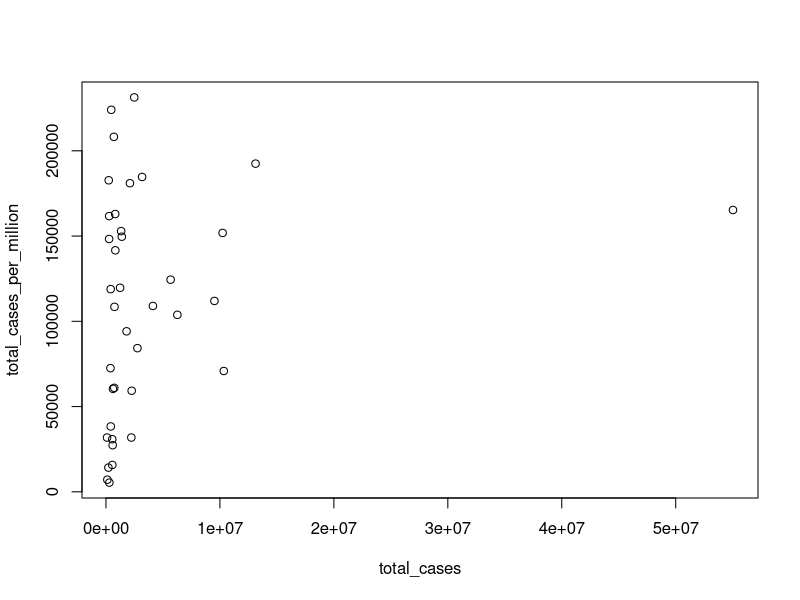
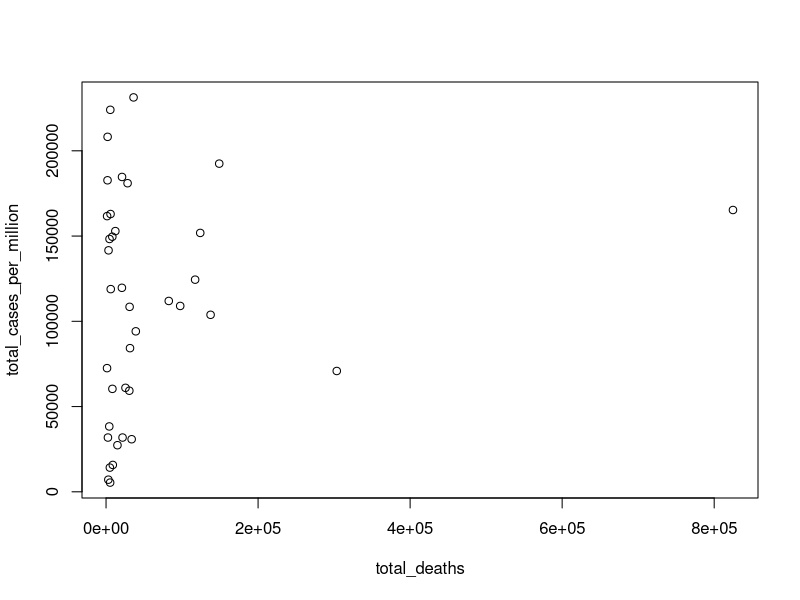
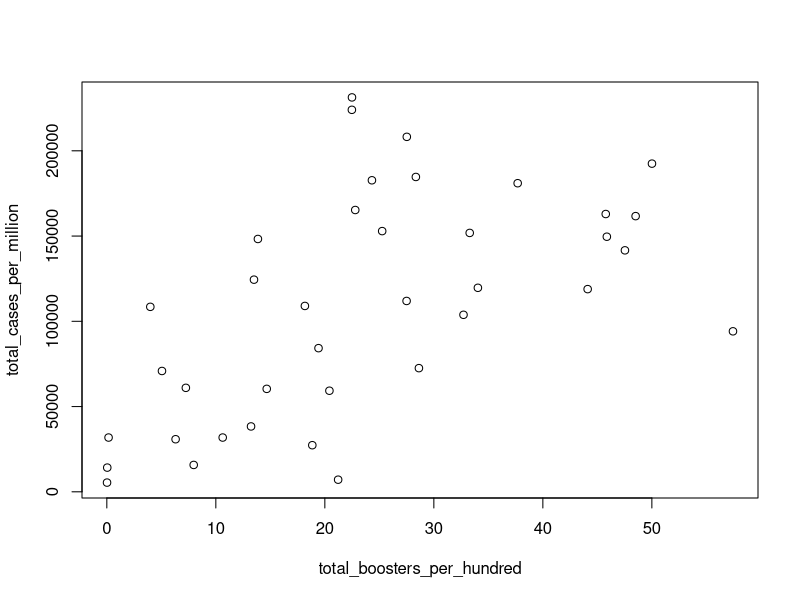
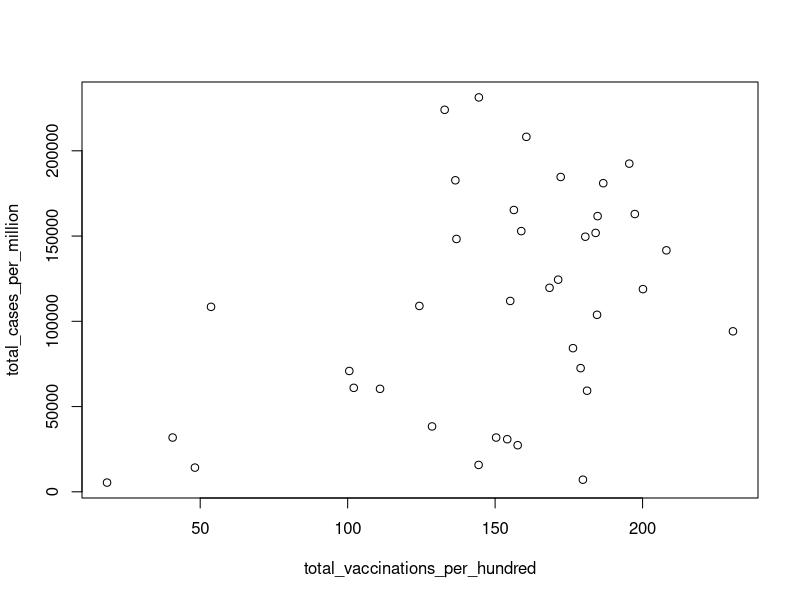
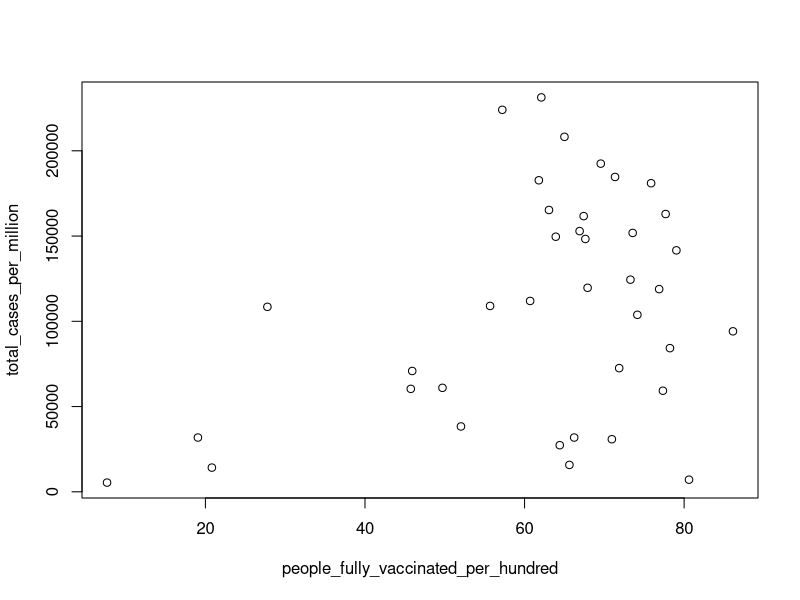
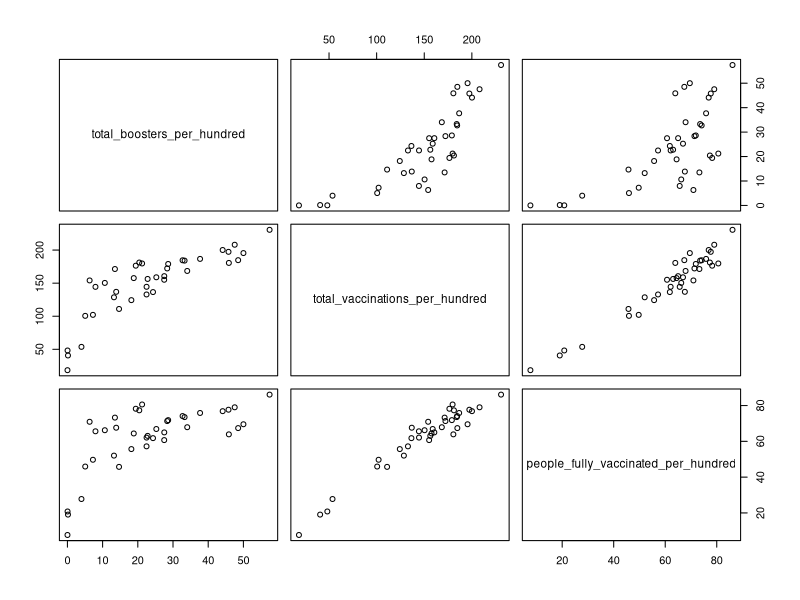
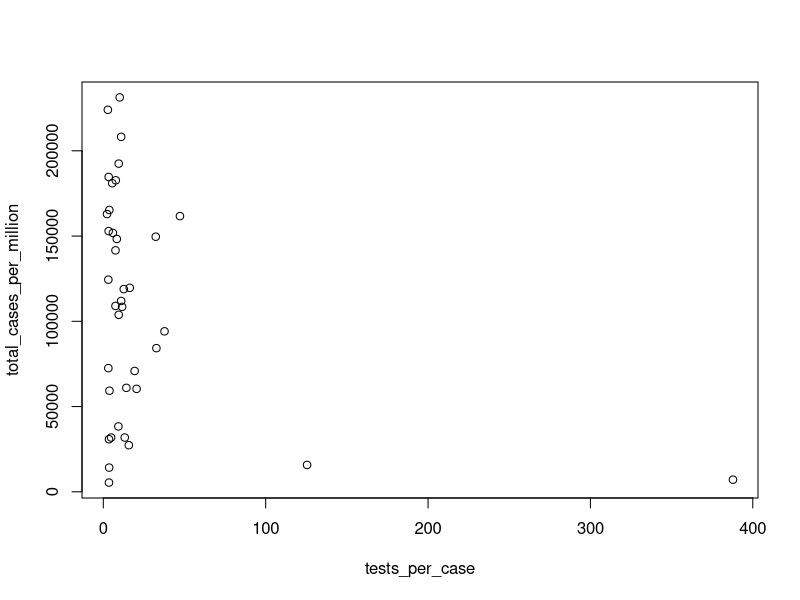
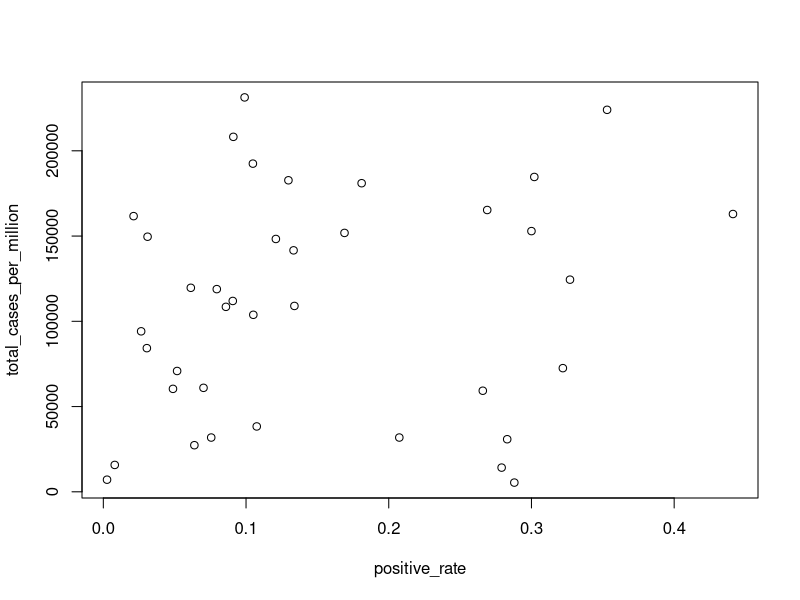

The R source for these figures, in order:
covid_data = read.csv("dataset/covid.csv")
head(covid_data)

covid_data_numeric = covid_data[-c(1,2)]
colnames(covid_data)
#indicator
"continent"
"location"

#total
"total_cases_per_million" # y

##====================================================
## exclude
"total_cases"
plot(total_cases_per_million ~ total_cases, data = covid_data)
#exclude it because of its meaning
"total_deaths"
plot(total_cases_per_million ~ total_deaths, data = covid_data)
#exclude it because they have reversed causal relationship

##====================================================
# either one
"total_boosters_per_hundred"
plot(total_cases_per_million ~ total_boosters_per_hundred, data = covid_data)
"total_vaccinations_per_hundred"
plot(total_cases_per_million ~ total_vaccinations_per_hundred, data = covid_data)
"people_fully_vaccinated_per_hundred"
plot(total_cases_per_million ~ people_fully_vaccinated_per_hundred, data = covid_data)

subset_data = covid_data[c("total_boosters_per_hundred", "total_vaccinations_per_hundred", "people_fully_vaccinated_per_hundred")]
pairs(subset_data)

##====================================================
#new (7-day smoothed): do not use
"new_cases"
"new_deaths"
"new_cases_per_million"

##====================================================
#related to covid
# either one (they have almost linear rel, except for extreme values)
"tests_per_case"
plot(total_cases_per_million ~ tests_per_case, data = covid_data)
"positive_rate"#exclude it. too similar meaning with
plot(total_cases_per_million ~ positive_rate, data = covid_data)

##====================================================
#other characteristics
##====================================================
## perhaps pop density
"population"
#Population (latest available values)
plot(total_cases_per_million ~ population, data = covid_data)

"population_density"
#Number of people divided by land area, measured in square kilometers, most recent year available
plot(total_cases_per_million ~ population_density, data = covid_data)

plot(population ~ population_density, data = covid_data) #hmm?

##====================================================
## one of median_age/aged_65_older/aged_70_older
"median_age"
#Median age of the population, UN projection for 2020
plot(total_cases_per_million ~ median_age, data = covid_data)

"aged_65_older"
#Share of the population that is 65 years and older, most recent year available
plot(total_cases_per_million ~ aged_65_older, data = covid_data)

"aged_70_older"
#Share of the population that is 70 years and older in 2015
plot(total_cases_per_million ~ aged_70_older, data = covid_data)

plot(median_age ~ aged_65_older, data = covid_data) #super-colinearity
plot(median_age ~ aged_70_older, data = covid_data)
plot(aged_70_older ~ aged_65_older, data = covid_data)
##====================================================
## one of gdp_per_capita/human_development_index
"gdp_per_capita"
#Gross domestic product at purchasing power parity (constant 2011 international dollars), most recent year available
plot(total_cases_per_million ~ gdp_per_capita, data = covid_data)

"human_development_index"
#A composite index measuring average achievement in three basic dimensions of human development
#a long and healthy life, knowledge and a decent standard of living. Values for 2019
plot(total_cases_per_million ~ human_development_index, data = covid_data)

plot(gdp_per_capita ~ human_development_index, data = covid_data) #two are linear

##====================================================

"hospital_beds_per_thousand"
#Hospital beds per 1,000 people, most recent year available since 2010
plot(total_cases_per_million ~ hospital_beds_per_thousand, data = covid_data)

"life_expectancy"
#Life expectancy at birth in 2019
plot(total_cases_per_million ~ life_expectancy, data = covid_data)

"cardiovasc_death_rate"
#Death rate from cardiovascular disease in 2017 (annual number of deaths per 100,000 people)
plot(total_cases_per_million ~ cardiovasc_death_rate, data = covid_data)

"diabetes_prevalence"
#Diabetes prevalence (% of population aged 20 to 79) in 2017
plot(total_cases_per_million ~ diabetes_prevalence, data = covid_data)

"female_smokers"
#Share of women who smoke, most recent year available
plot(total_cases_per_million ~ female_smokers, data = covid_data)

"male_smokers"
#Share of men who smoke, most recent year available
plot(total_cases_per_million ~ male_smokers, data = covid_data)

subset_data = covid_data[c("hospital_beds_per_thousand","life_expectancy","cardiovasc_death_rate","diabetes_prevalence",
    "female_smokers","male_smokers")]
pairs(subset_data)
